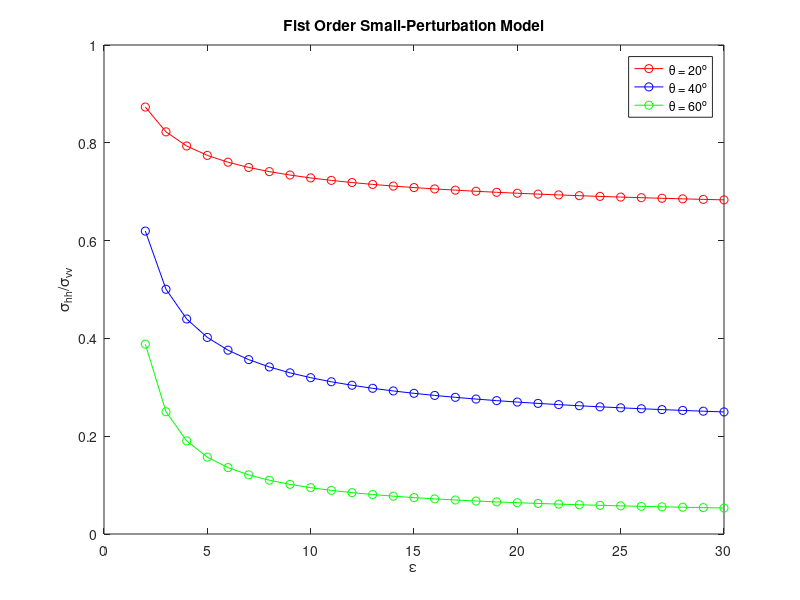

MATLAB code for this plot:
theta = pi/9;
ratio1 = zeros(1,30);
for ee = [2:30]
    hh1 = (1-ee)./(cos(theta)+sqrt(ee-sin(theta).^2)).^2;
    vv1 = ((ee-1)*(sin(theta)^2-ee*(1+sin(theta)^2)))./...
        (ee*cos(theta)+sqrt(ee-sin(theta)^2)).^2;
    ratio1(ee) = (hh1./vv1).^2;
end

theta = 2*pi/9;
ratio2 = zeros(1,30);
for ee = [2:30]
    hh2 = (1-ee)./(cos(theta)+sqrt(ee-sin(theta).^2)).^2;
    vv2 = ((ee-1)*(sin(theta)^2-ee*(1+sin(theta)^2)))./(ee*cos(theta)+sqrt(ee-sin(theta)^2)).^2;
    ratio2(ee) = (hh2./vv2).^2;
end

theta = pi/3;
ratio3 = zeros(1,30);
for ee = [2:30]
    hh3 = (1-ee)./(cos(theta)+sqrt(ee-sin(theta).^2)).^2;
    vv3 = ((ee-1)*(sin(theta)^2-ee*(1+sin(theta)^2)))./(ee*cos(theta)+sqrt(ee-sin(theta)^2)).^2;
    ratio3(ee) = (hh3./vv3).^2;
end

plot(2:30,ratio1(2:30),'r-o')
hold on
plot(2:30,ratio2(2:30),'b-o')
hold on
plot(2:30,ratio3(2:30),'g-o')
title('Fist Order Small-Perturbation Model')
legend('\theta = 20^o','\theta = 40^o','\theta = 60^o')
ylabel('\sigma_h_h/\sigma_v_v')
xlabel('\epsilon')
